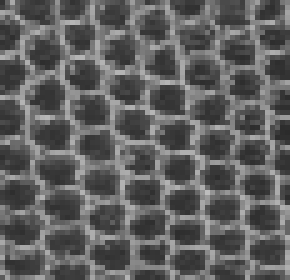
%> input picture Assg_1/Part_1/Reference/TextureSynthesis/Original_texture_images/Texture2.bmp, 58 x 56 px, given in place of Texture2.jpg, which was not available (shown 5 times larger)
$ octave Demo.m   (GNU Octave 9; MATLAB toolbox functions it lacks are replaced by stand-ins)
%> lines starting %> are read from the running program, lines starting %| are printed output that depends on the picture; pictures that were not available may be replaced by others from this repository, and a replacement may not be noted
%> further down, I is the input picture: size 56x58x3 uint8; min 43, max 189, mean 95.4
### Assg_1/Part_1/Reference/TextureSynthesis/synthesizeTexture.m
function result=synthesizeTexture(I, fillingOption, kS, nW, nH,show)
%> called with fillingOption = 0, kS = 21, nW = 80, nH = 80, show = 1

%synthesizeTexture function: implementation of "texture synthesis by non-
%parametric sampling" paper. The function provides two options, the first
%one is texture growing, and the second one is hole filling. You can
%control that using fillingOption arguement.
%Input:
%   -I: sample texture image
%   -fillingOption: 1 (yes) 0 (no)
%   -kS: kernel size
%   -nW: for texture growning (fillingOption=0), it represents the new
%   width. For hole filling, it is used as color of hole pixels (R,G,B).
%   -nH: for texture growning (fillingOption=0), it represents the new
%   height
%   -show: 1 for update screen with each new pixel, 0 for working
%   off-screen (default = 0)
%Output:
%   -result: resulting image (uint8)
%Usage:
%   result=synthesizeTexture(I,0,5,300,400); %texture growing
%   result=synthesizeTexture(I,0,5,300,400,1); %texture growing (update screen)
%   result=synthesizeTexture(I,1,5); %hole filling using [0,0,0] for hole color
%   result=synthesizeTexture(I,1,5,[1,0,0]); %hole filling using red as color of hole pixles

%Citation: Texture synthesis by non-parametric sampling." Computer Vision,
%1999. The Proceedings of the Seventh IEEE International Conference on. Vol.
%2. IEEE, 1999
%Author: Mahmoud Afifi, York University

%%%%%%%%%%%%%%%%%%%%%%%%%%%%%%%%%%%%%%%%%%%%%%%%%%%%%%%%%%%%%%%%%%%%%%%%%%%

%%
%check
if nargin<4 && fillingOption==0
    error('Too few input arguments');
elseif nargin<4 && fillingOption==1
    nW=[0,0,0]; %black color
    nH=0;
elseif nargin==5
    show=0;
end
if mod(kS,2)==0
    kS=kS+1;
end

%%
%General initialization
display('initialization...');
I=double(I)/255; %from uint8 to normalized double
%> I: size 56x58x3 double
seedSize = 3; %seed size
sigma = kS/6; %proportional to the window size

G = fspecial('gaussian', [kS kS], sigma); %gaussian weighting kernel
G=G(:); %convert it to 1-d
eps = 0.1; %error threshold

if fillingOption==0 && (nW<seedSize || nH<seedSize) %if new dimensions less than the seed
    error('Choose larger width and/or height') %report error!
elseif fillingOption==1
    Hcolor=nW; %make color of hole pixels = nW variable
end
[cH, cW, c] = size(I); %get current height, width, and number of color channels
%> cH = 56; cW = 58; c = 3

%Initialize candidate patchs: zeros (number of element per patch, number of
%candidate patchs, number of color channels)
cPatchs=zeros(kS*kS, (cW-kS+1) * (cH-kS+1), c);
%get candidate patchs
for cC = 1:c %for each color channel do
    cPatchs(:,:,cC) = im2col(I(:,:,cC), [kS kS], 'sliding'); %get all possible sliding windows
end
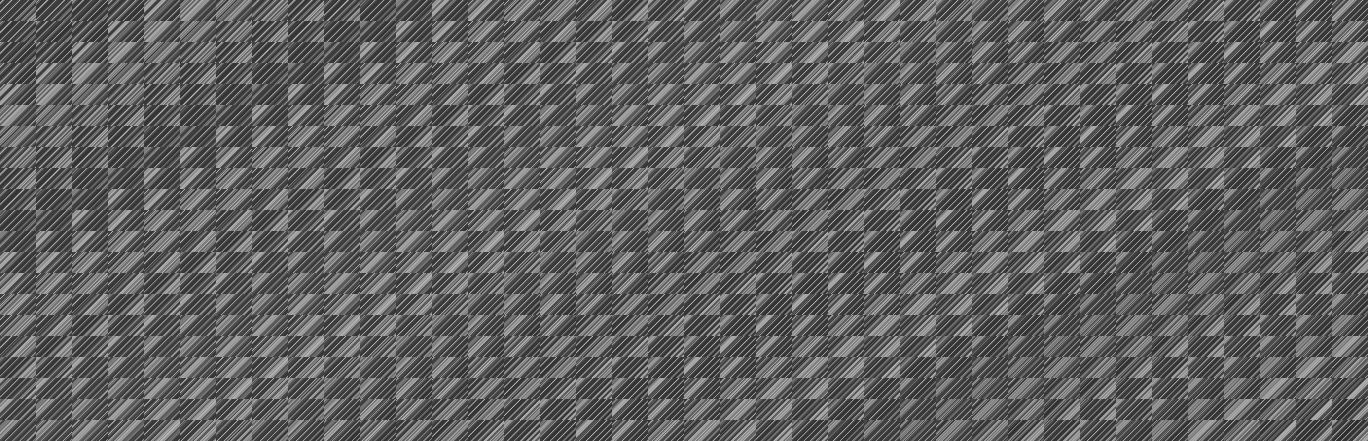
%> cPatchs: size 441x1368x3 double; min 0.169, max 0.741, mean 0.378
%creat a map that indicates whether the pixel is filled or not
if fillingOption==0 %if it is texture growing, start with empty map; result size [nH,nW]
    result=zeros(nH,nW,c); %output image
    map=false(nH,nW); %filled map
    %pick random seed [seedSize x seedSize]
    seed=getSeed(I,kS);
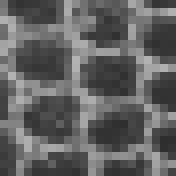
%> seed: size 22x22x3 double (shown 8 times larger); min 0.18, max 0.702, mean 0.382
    %put it in the ceneter of the new image
    result(round(nH/2)-floor(kS/2):round(nH/2)+ceil(kS/2),...
        round(nW/2)-floor(kS/2):round(nW/2)+ceil(kS/2),:)=seed;
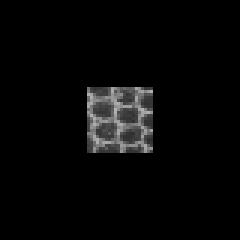
%> result: size 80x80x3 double (shown 3 times larger); min 0, max 0.702, mean 0.0289
    %raise flag of corresponding pixels in the filled map to be 'on'
    map(round(nH/2)-floor(kS/2):round(nH/2)+ceil(kS/2),...
        round(nW/2)-floor(kS/2):round(nW/2)+ceil(kS/2),:)=1;

else %otherwise, get map from the image and make the result with the same size of I
    result=I; %result image with the same size
    map=getFillingMap(I,Hcolor); %generate map from input image
    %remove hole pixels from the candidate patchs
    cPatchs=cleanCPatchs(cPatchs,Hcolor);
end

%prepare the candidate patchs for a single operation of distance
%measurement
cPatchs=[cPatchs(:,:,1);cPatchs(:,:,2);cPatchs(:,:,3)];%concate three color channels to use 1-d vector for each candidate
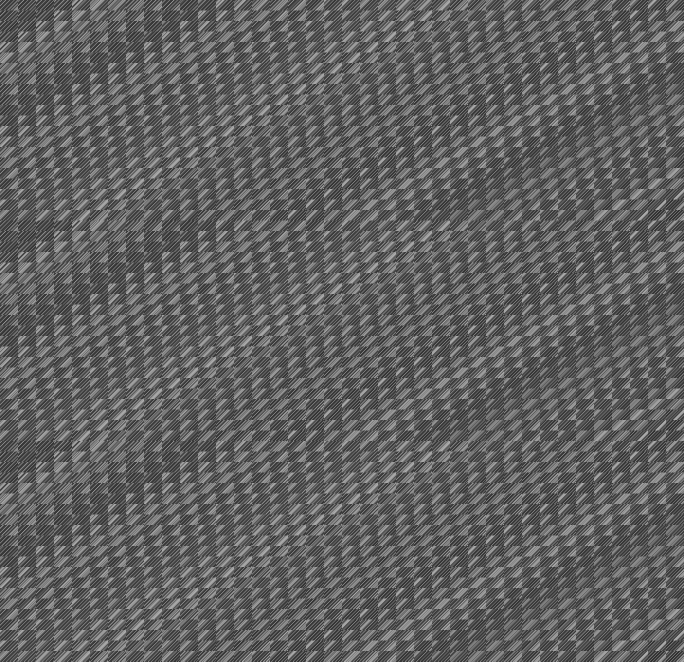
%> cPatchs: size 1323x1368 double (shown at 1/2 size); min 0.169, max 0.741, mean 0.378; mean of the top-left, top-right, bottom-left and bottom-right quarters 0.38, 0.377, 0.382, 0.374

%padding both result and map to access pixels at corners
padded_result = padarray(result, [floor(kS/2) floor(kS/2)]);
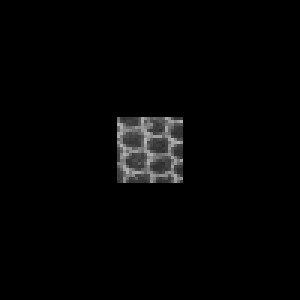
%> padded_result: size 100x100x3 double (shown 3 times larger); min 0, max 0.702, mean 0.0185
padded_map = padarray(map, [floor(kS/2) floor(kS/2)]);

%preparing the Gaussian kernel to be 1-D for a single operation of distance
%measurement
G=repmat(G, 1,size(cPatchs, 2)); %repeat it to match the number of candidate patchs
%take into account color channels.
st='G=[';
for cC=1:c-1
    st=strcat(st,'G;');
end
st=strcat(st,'G];');
%> st = 'G=[G;G;G];'
eval(st);

%%
%Processing
display('processing...');

% while there are unfilled pixels, do
while ~all(all(map))
    %get nearest pixels for the known pixels (boundary)
    se = strel('square', 3);
    dilated_map = imdilate(map, se);
    surrounding_map = dilated_map - (map);
    unfilledIndicies=find(surrounding_map==1); % find unfilled pixels
    for p=1:length(unfilledIndicies) %for each pixel of unfilled pixels, do
        [py, px] = ind2sub(size(map),unfilledIndicies(p)); %get corresponding in x,y coordinate
        % get neighborhood pixels of the current unknown pixel using the kernel
        [kernel,mask]=getROI(padded_result,padded_map,py+floor(kS/2),px+floor(kS/2),kS);

        %prepare kernel, and mask to do single operation for all candidates
        kernel=kernel(:); %1-d
        mask=mask(:); %1-d
        %take into account color channels.
        st='mask=[';
        for cC=1:c-1
            st=strcat(st,'mask;');
        end
        st=strcat(st,'mask];');
        eval(st);
        kernel=repmat(kernel, 1,size(cPatchs, 2)); %repeat it to match the number of candidate patchs
        mask=repmat(mask, 1,size(cPatchs, 2)); %repeat it to match the number of candidate patchs

        %calculate weighted sum squared distance between the kernel and all
        %candidaate patchs.
        dSSD=sum(mask.*G.*(cPatchs-kernel).^2);
        minD = min(dSSD);
        T = minD*(1+eps); %to avoid zero match, let's accept more candidates (read the paper section 2.1)

        %get indicies of all accepted candidate patchs (distances less than T)
        indicies=find(dSSD<=T);

        %pick random patch from the accpeted candidate patchs
        index=indicies(randi(length(indicies))); %index
        patch=cPatchs(:,index); %get the patch
        patch=reshape(patch,[kS,kS,c]); %reshape it

        %get the new pixel
        newPixel=patch(ceil(kS/2),ceil(kS/2),:); %get the middle pixel of the patch

        %update result and map
        result(py,px,:)=newPixel; %add it to the synthetic texture image
        padded_result(floor(kS/2)+py,floor(kS/2)+px,:)=newPixel; %update the padded result
        map(py,px,:)=1; %raise flag of corresponding pixels in the map
        padded_map(floor(kS/2)+py,floor(kS/2)+px,:)=1; %update the padded map
    end
    %show
    if show==1
        %imshow(result);
    end
end

imshow(result);
end

### Assg_1/Part_1/Reference/TextureSynthesis/getSeed.m
function seed=getSeed(I,width)
%getSeed function: return random seed from given image I. The seed is
%[width x width] pixels.
%Input:
%   -I: input image
%   -width: side length of seed patch [width x width]
%Output:
%   -seed: random seed from given image [width x width] pixels.
%Usage:
%   seed=getSeed(I,3);
%Author: Mahmoud Afifi, York University
%%%%%%%%%%%%%%%%%%%%%%%%%%%%%%%%%%%%%%%%%%%%%%%%%%%%%%%%%%%%%%%%%%%%%%%%%%%

randRow=randi(size(I,1)-width); %get random row [1 image's height-width]
randColumn=randi(size(I,2)-width); %get random column [1 image's width-width]
seed(:,:,:)=I(randRow:randRow+width,randColumn:randColumn+width,:);
end

### Assg_1/Part_1/Reference/TextureSynthesis/Demo.m
%Demo

% %texture1
fileName='Texture2.jpg';
I=imread(fileName);
newWidth=80;
newHeight=80;
filling=0;
kernel_size=21;
show=1;
%> (the run ends here)
